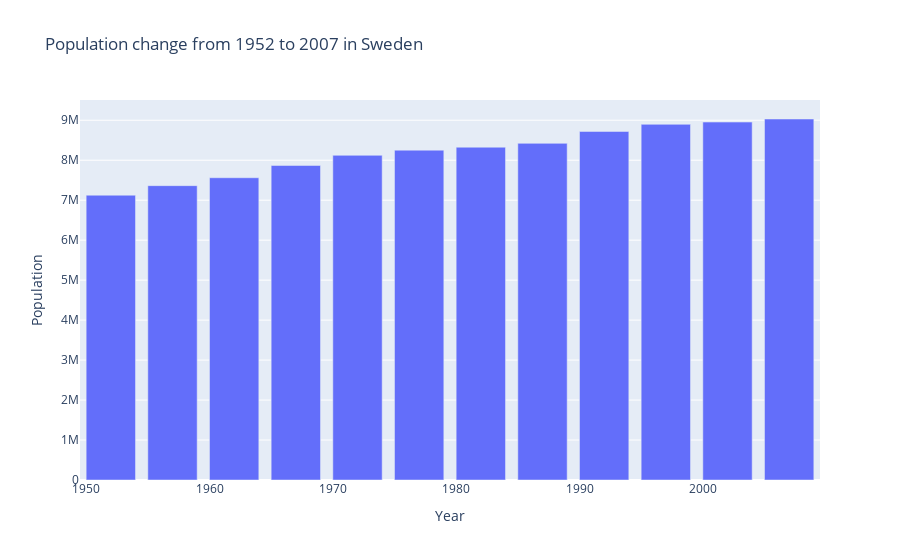

Write notebook code for a chart like this one.
### Markdown cell above
## Bar chart

### Code cell
px.bar(
    sweden,
    x="year",
    y="pop",
    title="Population change from 1952 to 2007 in Sweden",
    labels=dict(pop="Population", year="Year"),
)

### Figure 1 — Plotly figure (JSON) as saved in the notebook; plotly's stock layout.template omitted (floating-point values rounded to 4 significant figures)
{"data": [{"alignmentgroup": "True", "hovertemplate": "Year=%{x}<br>Population=%{y}<extra></extra>", "legendgroup": "", "marker": {"color": "#636efa", "pattern": {"shape": ""}}, "name": "", "offsetgroup": "", "orientation": "v", "showlegend": false, "textposition": "auto", "type": "bar", "x": [1952, 1957, 1962, 1967, 1972, 1977, 1982, 1987, 1992, 1997, 2002, 2007], "xaxis": "x", "y": [7124673, 7363802, 7561588, 7867931, 8122293, 8251648, 8325260, 8421403, 8718867, 8897619, 8954175, 9031088], "yaxis": "y"}], "layout": {"barmode": "relative", "legend": {"tracegroupgap": 0}, "title": {"text": "Population change from 1952 to 2007 in Sweden"}, "xaxis": {"anchor": "y", "domain": [0, 1], "title": {"text": "Year"}}, "yaxis": {"anchor": "x", "domain": [0, 1], "title": {"text": "Population"}}}}
